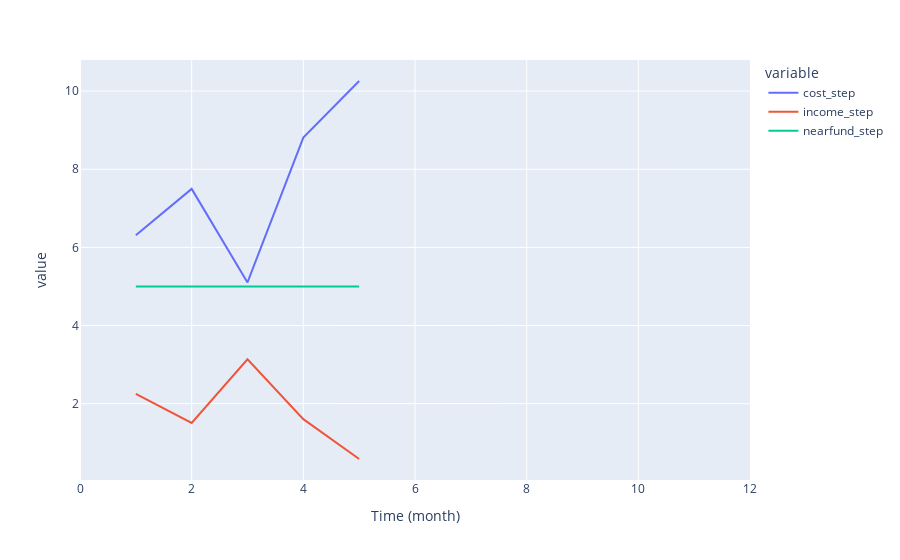

This figure's notebook cell:
### Code cell
px.line(var_df,y=['cost_step','income_step','nearfund_step'])

### Figure 1 — Plotly figure (JSON) as saved in the notebook; plotly's stock layout.template omitted (floating-point values rounded to 4 significant figures)
{"data": [{"hovertemplate": "variable=cost_step<br>Time (month)=%{x}<br>value=%{y}<extra></extra>", "legendgroup": "cost_step", "line": {"color": "#636efa", "dash": "solid"}, "mode": "lines", "name": "cost_step", "orientation": "v", "showlegend": true, "type": "scatter", "x": [0, 1, 2, 3, 4, 5, 6, 7, 8, 9, 10, 11, 12], "xaxis": "x", "y": [null, 6.309, 7.497, 5.104, 8.808, 10.26, null, null, null, null, null, null, null], "yaxis": "y"}, {"hovertemplate": "variable=income_step<br>Time (month)=%{x}<br>value=%{y}<extra></extra>", "legendgroup": "income_step", "line": {"color": "#EF553B", "dash": "solid"}, "mode": "lines", "name": "income_step", "orientation": "v", "showlegend": true, "type": "scatter", "x": [0, 1, 2, 3, 4, 5, 6, 7, 8, 9, 10, 11, 12], "xaxis": "x", "y": [null, 2.248, 1.505, 3.135, 1.604, 0.5841, null, null, null, null, null, null, null], "yaxis": "y"}, {"hovertemplate": "variable=nearfund_step<br>Time (month)=%{x}<br>value=%{y}<extra></extra>", "legendgroup": "nearfund_step", "line": {"color": "#00cc96", "dash": "solid"}, "mode": "lines", "name": "nearfund_step", "orientation": "v", "showlegend": true, "type": "scatter", "x": [0, 1, 2, 3, 4, 5, 6, 7, 8, 9, 10, 11, 12], "xaxis": "x", "y": [null, 5, 5, 5, 5, 5, null, null, null, null, null, null, null], "yaxis": "y"}], "layout": {"legend": {"title": {"text": "variable"}, "tracegroupgap": 0}, "margin": {"t": 60}, "xaxis": {"anchor": "y", "domain": [0, 1], "title": {"text": "Time (month)"}}, "yaxis": {"anchor": "x", "domain": [0, 1], "title": {"text": "value"}}}}
